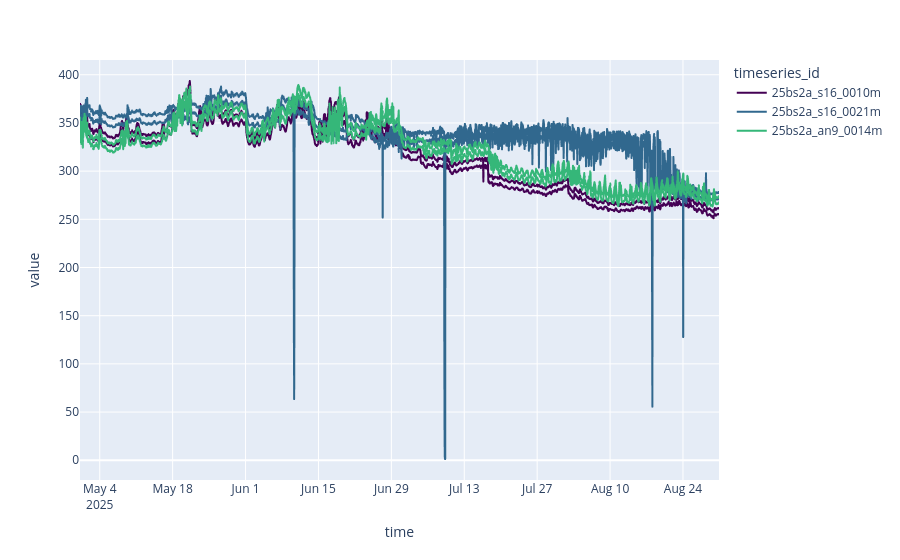

This figure's notebook cell:
### Code cell
colors = px.colors.sample_colorscale("viridis", 4)

px.line(tdf.dropna(subset=['oxy_conc','oxy_conc_umkg'],how='all'),
        x='time',
        y=['oxy_conc','oxy_conc_umkg'],
        color='timeseries_id',
        color_discrete_sequence=colors)

### Figure 1 — Plotly figure (JSON) as saved in the notebook; plotly's stock layout.template omitted (floating-point values rounded to 4 significant figures; data arrays with more than 128 entries replaced by an {"elided": "..."} marker saying what was removed)
{"data": [{"hovertemplate": "timeseries_id=25bs2a_s16_0010m<br>variable=oxy_conc<br>time=%{x}<br>value=%{y}<extra></extra>", "legendgroup": "25bs2a_s16_0010m", "line": {"color": "rgb(68, 1, 84)", "dash": "solid"}, "marker": {"symbol": "circle"}, "mode": "lines", "name": "25bs2a_s16_0010m", "showlegend": true, "type": "scattergl", "x": {"elided": "2946 str values"}, "xaxis": "x", "y": {"elided": "2946 float values"}, "yaxis": "y"}, {"hovertemplate": "timeseries_id=25bs2a_s16_0010m<br>variable=oxy_conc_umkg<br>time=%{x}<br>value=%{y}<extra></extra>", "legendgroup": "25bs2a_s16_0010m", "line": {"color": "rgb(68, 1, 84)", "dash": "solid"}, "marker": {"symbol": "circle"}, "mode": "lines", "name": "25bs2a_s16_0010m", "showlegend": false, "type": "scattergl", "x": {"elided": "2946 str values"}, "xaxis": "x", "y": {"elided": "2946 float values"}, "yaxis": "y"}, {"hovertemplate": "timeseries_id=25bs2a_s16_0021m<br>variable=oxy_conc<br>time=%{x}<br>value=%{y}<extra></extra>", "legendgroup": "25bs2a_s16_0021m", "line": {"color": "rgb(49, 104, 142)", "dash": "solid"}, "marker": {"symbol": "circle"}, "mode": "lines", "name": "25bs2a_s16_0021m", "showlegend": true, "type": "scattergl", "x": {"elided": "2946 str values"}, "xaxis": "x", "y": {"elided": "2946 float values"}, "yaxis": "y"}, {"hovertemplate": "timeseries_id=25bs2a_s16_0021m<br>variable=oxy_conc_umkg<br>time=%{x}<br>value=%{y}<extra></extra>", "legendgroup": "25bs2a_s16_0021m", "line": {"color": "rgb(49, 104, 142)", "dash": "solid"}, "marker": {"symbol": "circle"}, "mode": "lines", "name": "25bs2a_s16_0021m", "showlegend": false, "type": "scattergl", "x": {"elided": "2946 str values"}, "xaxis": "x", "y": {"elided": "2946 float values"}, "yaxis": "y"}, {"hovertemplate": "timeseries_id=25bs2a_an9_0014m<br>variable=oxy_conc<br>time=%{x}<br>value=%{y}<extra></extra>", "legendgroup": "25bs2a_an9_0014m", "line": {"color": "rgb(53, 183, 121)", "dash": "solid"}, "marker": {"symbol": "circle"}, "mode": "lines", "name": "25bs2a_an9_0014m", "showlegend": true, "type": "scattergl", "x": {"elided": "2937 str values"}, "xaxis": "x", "y": {"elided": "2937 float values"}, "yaxis": "y"}, {"hovertemplate": "timeseries_id=25bs2a_an9_0014m<br>variable=oxy_conc_umkg<br>time=%{x}<br>value=%{y}<extra></extra>", "legendgroup": "25bs2a_an9_0014m", "line": {"color": "rgb(53, 183, 121)", "dash": "solid"}, "marker": {"symbol": "circle"}, "mode": "lines", "name": "25bs2a_an9_0014m", "showlegend": false, "type": "scattergl", "x": {"elided": "2937 str values"}, "xaxis": "x", "y": {"elided": "2937 float values"}, "yaxis": "y"}], "layout": {"legend": {"title": {"text": "timeseries_id"}, "tracegroupgap": 0}, "margin": {"t": 60}, "xaxis": {"anchor": "y", "domain": [0, 1], "title": {"text": "time"}}, "yaxis": {"anchor": "x", "domain": [0, 1], "title": {"text": "value"}}}}
